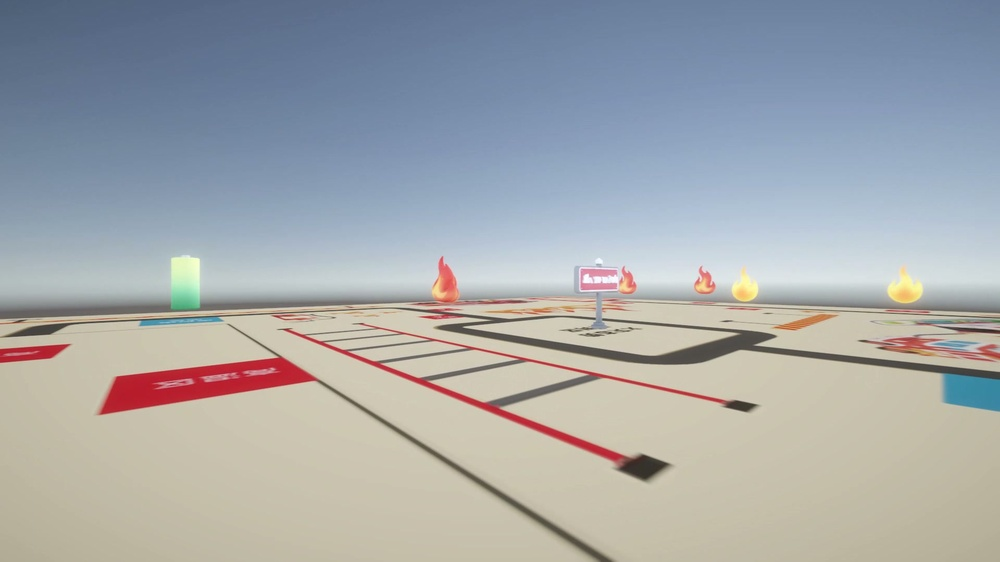
#> input picture A_train/Image/frame_00058.jpg, 1000 x 562 px, shrunk from 1920 x 1080 before the run
$ python scheme_D_combined.py ../../A_train/Image/frame_00058.jpg
#> lines starting #> are read from the running program, lines starting #| are printed output that depends on the picture; after the words box and inside, x2 and y2 are one past the last pixel; in counts of white or black regions, pixels touching at a corner belong together
#> further down, img is the input picture: shape (562, 1000, 3); mean B, G, R 170.8, 167.8, 164.1
# -*- coding: utf-8 -*-
"""scheme_D_fog_mask_inpaint.py — 方案D：黑雾掩码检测 + 保护橙色区域

原理：
  1. 在 HSV 空间检测黑雾区域（V<80, S<70）生成掩码
  2. 保护橙色火焰区域（H∈[5,25], S>80）不被处理
  3. 对黑雾掩码区域：
     - 对 V 通道做局部线性拉伸（映射到临近亮区的亮度水平）
     - 用双边滤波平滑雾气边界，减少处理痕迹
  4. 保持非雾区域完全不变

与其他方案的区别：
  - 方案A（CLAHE）：全图均衡，对非雾区也有影响
  - 方案B（暗通道）：物理模型，对薄雾更准确
  - 方案C（Retinex）：整体光照分离，可能改变颜色
  - 方案D（本方案）：精确掩码，只处理黑雾区，橙色完全保护

适用：黑雾与橙色火焰共存、需要保护火焰颜色特征的场景。
"""
import cv2
import numpy as np

# 黑雾检测阈值
FOG_V_MAX  = 80
FOG_S_MAX  = 70
FOG_V_MIN  = 5

# 橙色火焰保护区
FIRE_H_LOW  = 5
FIRE_H_HIGH = 25
FIRE_S_MIN  = 60

# V 拉伸目标（黑雾区映射到此亮度范围）
V_LIFT_TARGET = 110   # 黑雾 V 的目标均值
V_LIFT_STD    = 30    # 目标标准差

# 边界平滑
MORPH_DILATE  = 5     # 掩码扩张（羽化边缘）
BLEND_SIGMA   = 8.0   # 高斯混合核


def preprocess(img_bgr: np.ndarray) -> np.ndarray:
    """黑雾掩码精确去除 + 橙色区完全保护。"""
    hsv = cv2.cvtColor(img_bgr, cv2.COLOR_BGR2HSV).astype(np.float32)
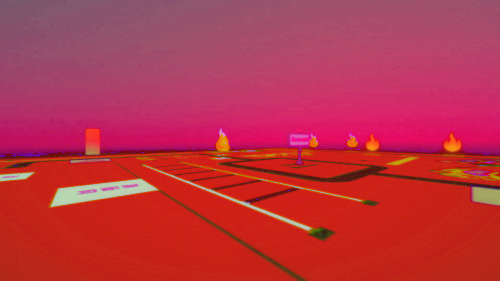
#> hsv: shape (562, 1000, 3) float32 (shown at 1/2 size); mean B, G, R 69.5, 51, 185.3
    H, S, V = hsv[:, :, 0], hsv[:, :, 1], hsv[:, :, 2]
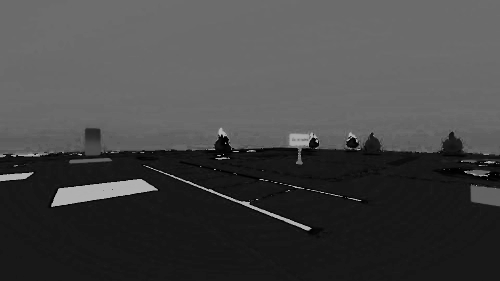
#> H: shape (562, 1000) float32 (shown at 1/2 size); min 0, max 179, mean 69.3
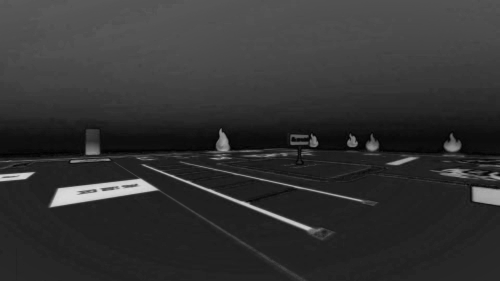
#> S: shape (562, 1000) float32 (shown at 1/2 size); min 0, max 220, mean 51.1

    # Step 1: 生成黑雾掩码
    fog_mask = (V > FOG_V_MIN) & (V < FOG_V_MAX) & (S < FOG_S_MAX)
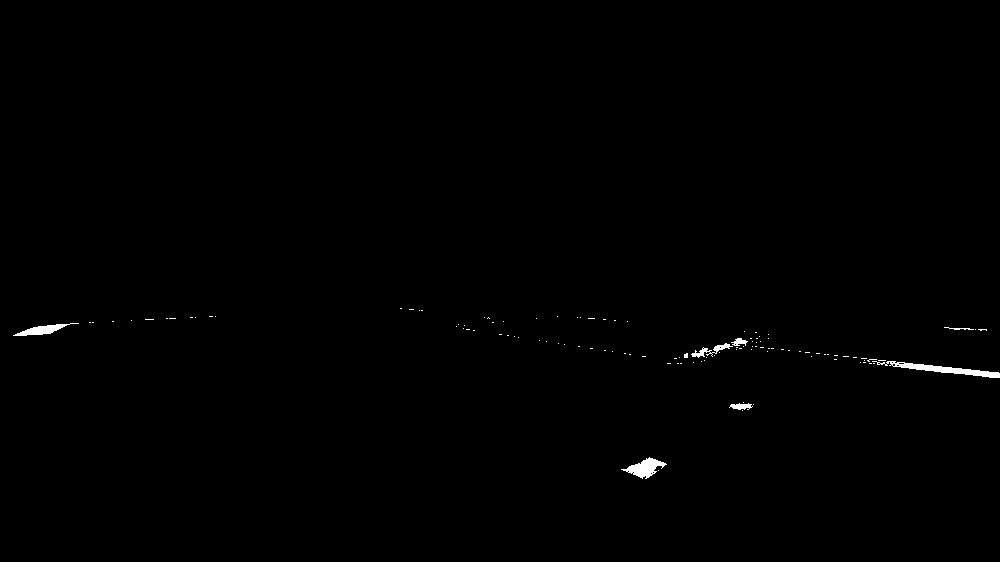
#> fog_mask: shape (562, 1000) bool; 0.38% white; 114 white regions (107 under 20 px), largest, box (x1, y1, x2, y2) and area: (872, 361, 1000, 378) 653, (621, 457, 667, 479) 455, (13, 323, 79, 336) 336

    # Step 2: 生成橙色保护掩码（绝对不处理）
    fire_mask = (H >= FIRE_H_LOW) & (H <= FIRE_H_HIGH) & (S > FIRE_S_MIN)
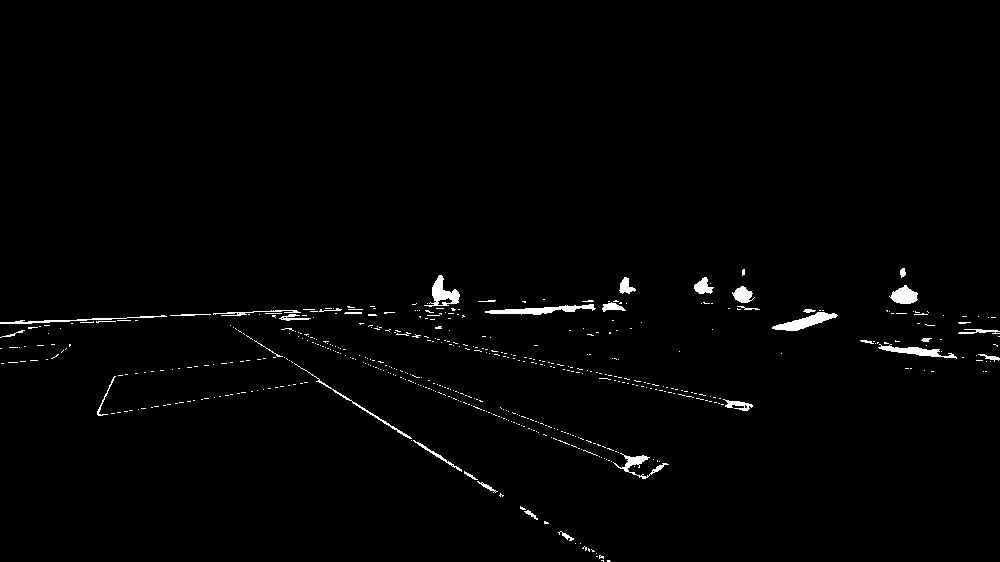
#> fire_mask: shape (562, 1000) bool; 1.3% white; 538 white regions (501 under 20 px), largest, box (x1, y1, x2, y2) and area: (485, 304, 596, 315) 535, (772, 312, 838, 331) 533, (424, 275, 460, 307) 470

    # 黑雾但不是橙色
    fog_only = fog_mask & ~fire_mask
#> fog_only: shape (562, 1000) bool; 0.34% white; 117 white regions (110 under 20 px), largest, box (x1, y1, x2, y2) and area: (872, 361, 1000, 378) 648, (628, 458, 664, 478) 340, (15, 323, 71, 336) 308

    # Step 3: 对黑雾区 V 做线性提升（向临近亮区对齐）
    V_new = V.copy()
    fog_v = V[fog_only]
#> fog_v = 1895 values, max 79 at index 0, min 51 at index 1610, mean 70.32
    if fog_v.size > 0:
        fog_mean, fog_std = fog_v.mean(), max(fog_v.std(), 1.0)
#> fog_mean = 70.32; fog_std = 8.14
        # 线性变换：将均值/标准差映射到目标
        V_new[fog_only] = np.clip(
            (fog_v - fog_mean) / fog_std * V_LIFT_STD + V_LIFT_TARGET,
            0, 255
        )
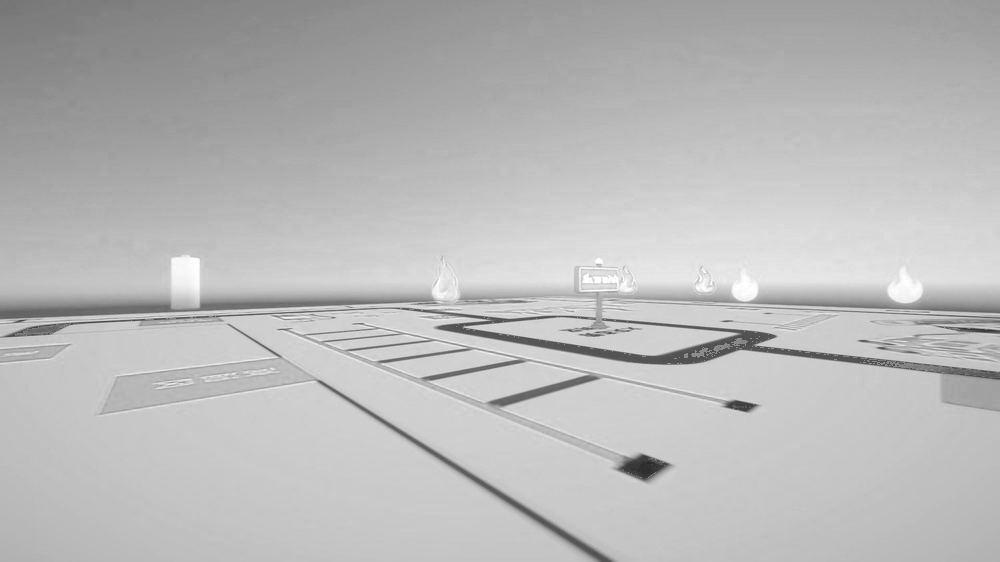
#> V_new: shape (562, 1000) float32; min 38.83, max 255, mean 185.4

    # Step 4: 软掩码混合（避免硬边界）
    kernel = cv2.getStructuringElement(cv2.MORPH_ELLIPSE, (MORPH_DILATE, MORPH_DILATE))
    fog_soft = fog_only.astype(np.float32)
    fog_soft = cv2.dilate(fog_soft, kernel)
#> fog_soft: shape (562, 1000) float32; values 0 (black) and 1 (white), 0.95% white; 46 white regions (12 under 20 px), largest, box (x1, y1, x2, y2) and area: (841, 354, 1000, 380) 1414, (672, 330, 776, 366) 1071, (619, 456, 667, 481) 632
    fog_soft = cv2.GaussianBlur(fog_soft, (0, 0), BLEND_SIGMA)

    # 确保橙色区混合权重为0（不改变）
    fog_soft[fire_mask] = 0.0
#> fog_soft: shape (562, 1000) float32; min 0, max 0.719, mean 0.00894

    # 混合：fog区用新V，其他用原始V
    V_final = V * (1 - fog_soft) + V_new * fog_soft
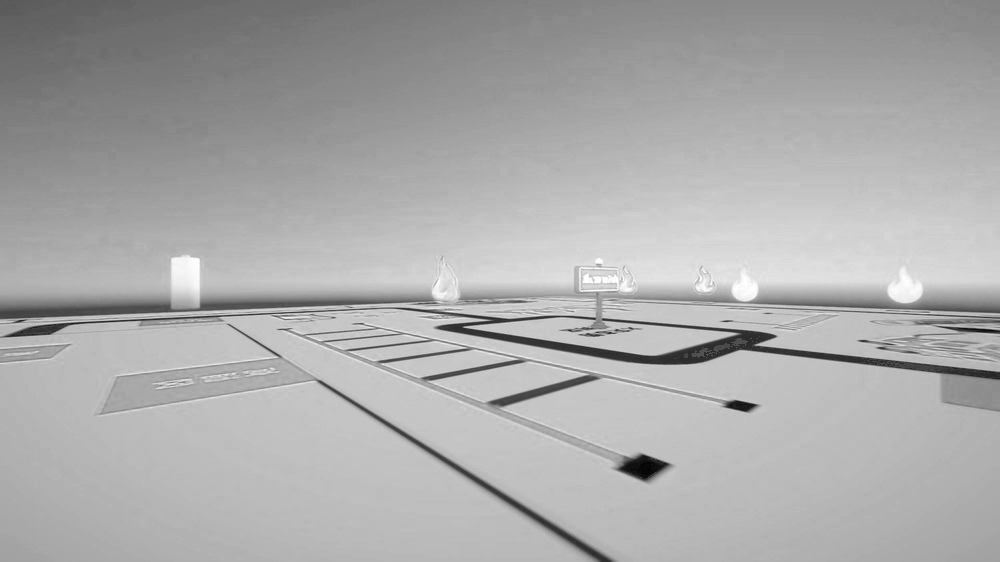
#> V_final: shape (562, 1000) float32; min 43.12, max 255, mean 185.3; drawn with min black and max white

    hsv[:, :, 2] = np.clip(V_final, 0, 255)
    return cv2.cvtColor(hsv.astype(np.uint8), cv2.COLOR_HSV2BGR)


# [8 lines left out: function describe, not called in this run]


if __name__ == "__main__":
    import sys
    from pathlib import Path
    for p in sys.argv[1:]:
        img = cv2.imread(p)
        out = preprocess(img)
        dst = str(Path(p).parent / (Path(p).stem + "_schemeD.jpg"))
        cv2.imwrite(dst, out, [cv2.IMWRITE_JPEG_QUALITY, 92])
        print(f"Saved: {dst}")

$ run again, on A_train/Image/frame_00061.jpg
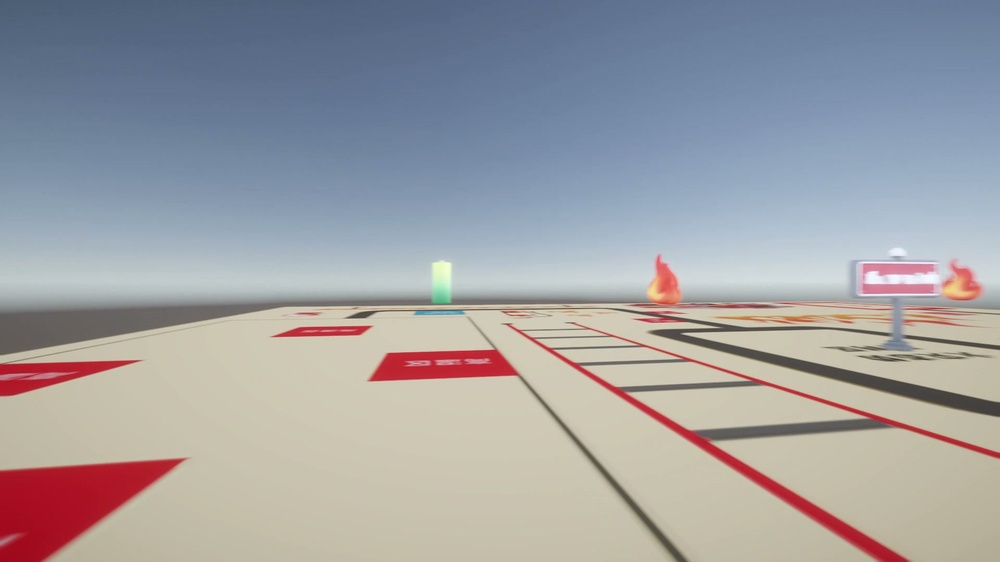
#> input picture A_train/Image/frame_00061.jpg, 1000 x 562 px, shrunk from 1920 x 1080 before the run
#> img is the input picture: shape (562, 1000, 3); mean B, G, R 163.1, 159, 159.2
#> fog_mask: shape (562, 1000) bool; 0.51% white; 74 white regions (69 under 20 px), largest, box (x1, y1, x2, y2) and area: (756, 352, 1000, 416) 2440, (969, 344, 1000, 349) 67, (728, 346, 739, 352) 24, (726, 330, 746, 331) 20, (907, 336, 920, 339) 20
#> fire_mask: shape (562, 1000) bool; 1.2% white; 466 white regions (431 under 20 px), largest, box (x1, y1, x2, y2) and area: (713, 314, 891, 324) 1129, (640, 274, 682, 308) 597, (942, 276, 979, 299) 499
#> fog_only: shape (562, 1000) bool; 0.5% white; 71 white regions (67 under 20 px), largest, box (x1, y1, x2, y2) and area: (756, 352, 1000, 416) 2413, (969, 344, 1000, 349) 64, (728, 346, 739, 352) 24, (726, 330, 746, 331) 20
#> fog_v = 2805 values, max 79 at index 1, min 64 at index 2640, mean 73.5
#> fog_mean = 73.5; fog_std = 3.68
#> in preprocess, `V_new[fog_only] = np.clip( (fog_v - fog_mean) / fog_std * V_LIFT_STD +..`:
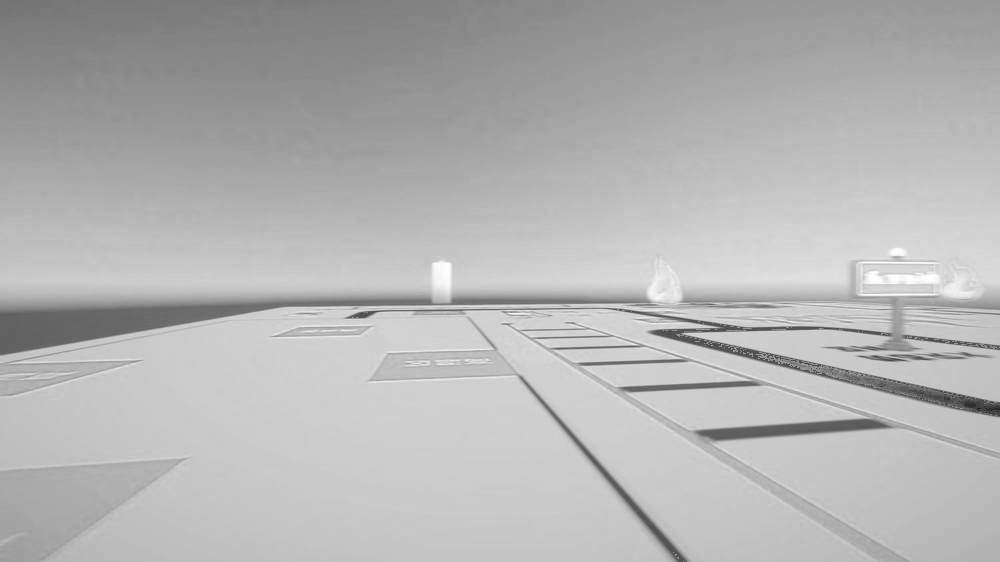
#> V_new: shape (562, 1000) float32; min 32.56, max 255, mean 180.1
#> in preprocess, `fog_soft[fire_mask] = 0.0`:
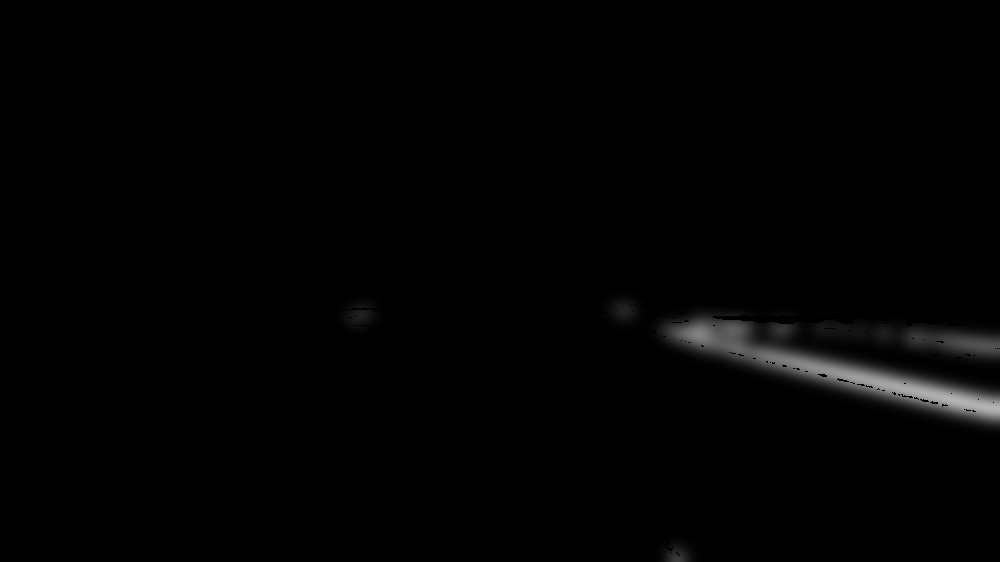
#> fog_soft: shape (562, 1000) float32; min 0, max 0.709, mean 0.00967

$ run again, on A_train/Image/frame_00078.jpg
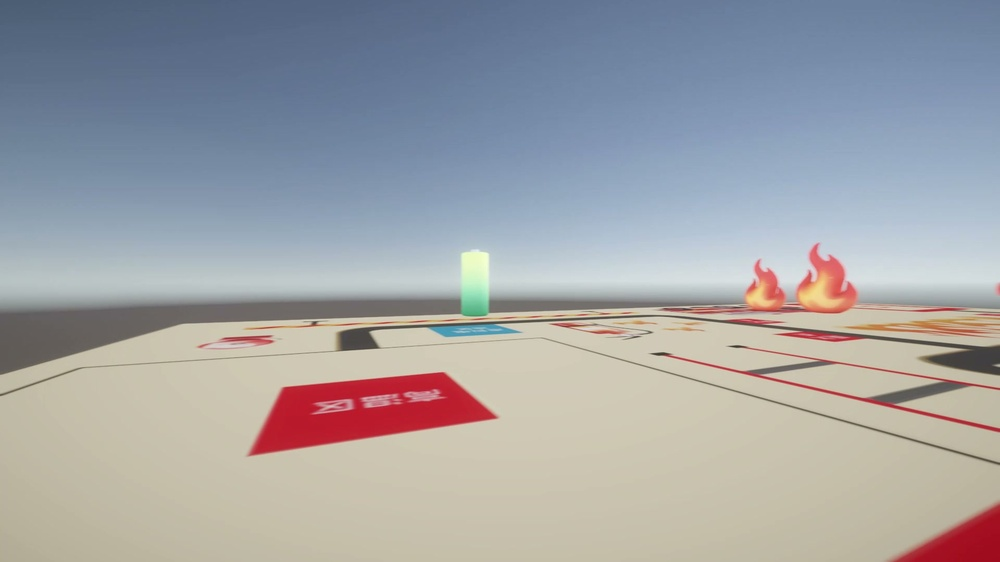
#> input picture A_train/Image/frame_00078.jpg, 1000 x 562 px, shrunk from 1920 x 1080 before the run
#> img is the input picture: shape (562, 1000, 3); mean B, G, R 165.8, 162.4, 161
#> fog_mask: shape (562, 1000) bool; 0.36% white; 39 white regions (36 under 20 px), largest, box (x1, y1, x2, y2) and area: (914, 341, 1000, 374) 1297, (342, 328, 374, 350) 499, (466, 323, 488, 324) 22
#> fire_mask: shape (562, 1000) bool; 1.5% white; 362 white regions (332 under 20 px), largest, box (x1, y1, x2, y2) and area: (840, 314, 1000, 338) 2029, (795, 270, 912, 314) 1501, (244, 312, 637, 330) 1070
#> fog_only: shape (562, 1000) bool; 0.35% white; 37 white regions (34 under 20 px), largest, box (x1, y1, x2, y2) and area: (914, 341, 1000, 374) 1277, (342, 328, 374, 350) 499, (466, 323, 488, 324) 22
#> fog_v = 1975 values, max 79 at index 0, min 61 at index 1881, mean 71.05
#> fog_mean = 71.05; fog_std = 4.68
#> in preprocess, `V_new[fog_only] = np.clip( (fog_v - fog_mean) / fog_std * V_LIFT_STD +..`:
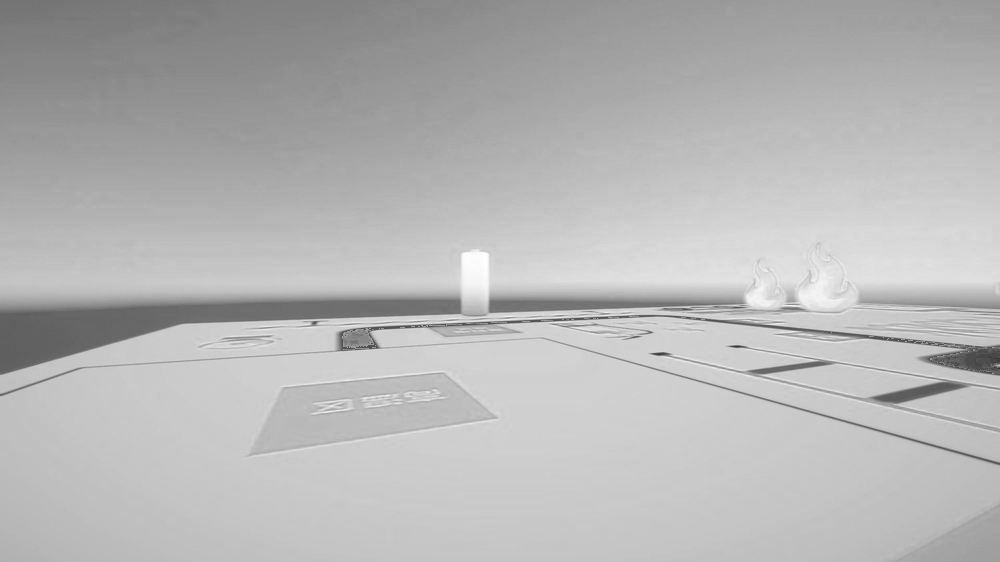
#> V_new: shape (562, 1000) float32; min 45.62, max 255, mean 182
#> in preprocess, `fog_soft[fire_mask] = 0.0`:
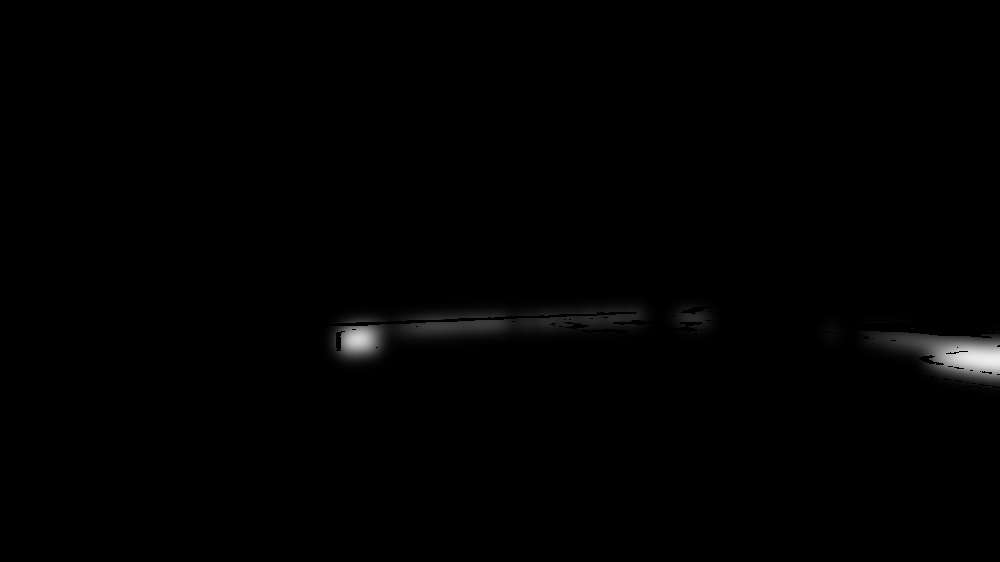
#> fog_soft: shape (562, 1000) float32; min 0, max 0.933, mean 0.00621
